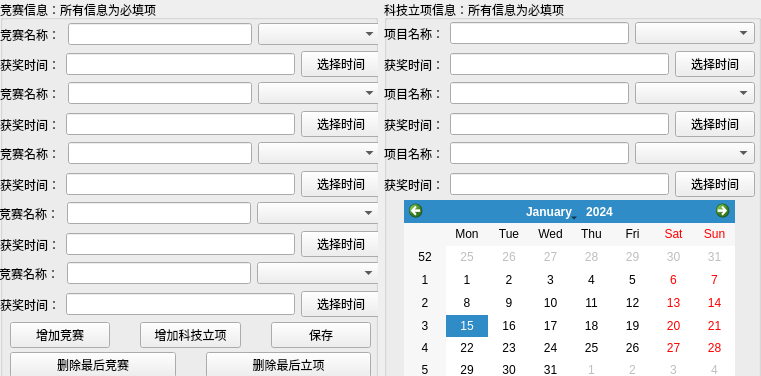
      <widget class="QWidget" name="page_4">
       <property name="geometry">
        <rect>
         <x>0</x>
         <y>0</y>
         <width>761</width>
         <height>376</height>
        </rect>
       </property>
       <attribute name="label">
        <string>学科竞赛</string>
       </attribute>
       <widget class="QWidget" name="layoutWidget">
        <property name="geometry">
         <rect>
          <x>0</x>
          <y>0</y>
          <width>761</width>
          <height>391</height>
         </rect>
        </property>
        <layout class="QHBoxLayout" name="horizontalLayout_24">
         <item>
          <widget class="QGroupBox" name="groupBox_2">
           <property name="title">
            <string>竞赛信息：所有信息为必填项</string>
           </property>
           <widget class="QWidget" name="layoutWidget">
            <property name="geometry">
             <rect>
              <x>0</x>
              <y>140</y>
              <width>381</width>
              <height>27</height>
             </rect>
            </property>
            <layout class="QHBoxLayout" name="horizontalLayout_4" stretch="1,3,2">
             <item>
              <widget class="QLabel" name="label_4">
               <property name="text">
                <string>竞赛名称：</string>
               </property>
              </widget>
             </item>
             <item>
              <widget class="QLineEdit" name="lineEdit_3"/>
             </item>
             <item>
              <widget class="QComboBox" name="comboBox_7"/>
             </item>
            </layout>
           </widget>
           <widget class="QWidget" name="layoutWidget">
            <property name="geometry">
             <rect>
              <x>0</x>
              <y>20</y>
              <width>381</width>
              <height>29</height>
             </rect>
            </property>
            <layout class="QHBoxLayout" name="horizontalLayout_2" stretch="1,3,2">
             <item>
              <widget class="QLabel" name="label_2">
               <property name="text">
                <string>竞赛名称：</string>
               </property>
              </widget>
             </item>
             <item>
              <widget class="QLineEdit" name="lineEdit"/>
             </item>
             <item>
              <widget class="QComboBox" name="comboBox_5"/>
             </item>
            </layout>
           </widget>
           <widget class="QWidget" name="layoutWidget">
            <property name="geometry">
             <rect>
              <x>0</x>
              <y>80</y>
              <width>381</width>
              <height>27</height>
             </rect>
            </property>
            <layout class="QHBoxLayout" name="horizontalLayout_3" stretch="1,3,2">
             <item>
              <widget class="QLabel" name="label_3">
               <property name="text">
                <string>竞赛名称：</string>
               </property>
              </widget>
             </item>
             <item>
              <widget class="QLineEdit" name="lineEdit_2"/>
             </item>
             <item>
              <widget class="QComboBox" name="comboBox_6"/>
             </item>
            </layout>
           </widget>
           <widget class="QWidget" name="layoutWidget">
            <property name="geometry">
             <rect>
              <x>-1</x>
              <y>260</y>
              <width>381</width>
              <height>27</height>
             </rect>
            </property>
            <layout class="QHBoxLayout" name="horizontalLayout_5" stretch="1,3,2">
             <item>
              <widget class="QLabel" name="label_9">
               <property name="text">
                <string>竞赛名称：</string>
               </property>
              </widget>
             </item>
             <item>
              <widget class="QLineEdit" name="lineEdit_8"/>
             </item>
             <item>
              <widget class="QComboBox" name="comboBox_12"/>
             </item>
            </layout>
           </widget>
           <widget class="QWidget" name="layoutWidget">
            <property name="geometry">
             <rect>
              <x>-1</x>
              <y>200</y>
              <width>381</width>
              <height>27</height>
             </rect>
            </property>
            <layout class="QHBoxLayout" name="horizontalLayout_6" stretch="1,3,2">
             <item>
              <widget class="QLabel" name="label_8">
               <property name="text">
                <string>竞赛名称：</string>
               </property>
              </widget>
             </item>
             <item>
              <widget class="QLineEdit" name="lineEdit_7"/>
             </item>
             <item>
              <widget class="QComboBox" name="comboBox_11"/>
             </item>
            </layout>
           </widget>
           <widget class="QWidget" name="layoutWidget_3">
            <property name="geometry">
             <rect>
              <x>0</x>
              <y>50</y>
              <width>381</width>
              <height>29</height>
             </rect>
            </property>
            <layout class="QHBoxLayout" name="horizontalLayout_15">
             <item>
              <widget class="QLabel" name="label_16">
               <property name="text">
                <string>获奖时间：</string>
               </property>
              </widget>
             </item>
             <item>
              <widget class="QLineEdit" name="Lxkjs1">
               <property name="readOnly">
                <bool>true</bool>
               </property>
              </widget>
             </item>
             <item>
              <widget class="QPushButton" name="Bxkjs1">
               <property name="text">
                <string>选择时间</string>
               </property>
              </widget>
             </item>
            </layout>
           </widget>
           <widget class="QWidget" name="layoutWidget_4">
            <property name="geometry">
             <rect>
              <x>0</x>
              <y>110</y>
              <width>381</width>
              <height>29</height>
             </rect>
            </property>
            <layout class="QHBoxLayout" name="horizontalLayout_16">
             <item>
              <widget class="QLabel" name="label_17">
               <property name="text">
                <string>获奖时间：</string>
               </property>
              </widget>
             </item>
             <item>
              <widget class="QLineEdit" name="Lxkjs2">
               <property name="readOnly">
                <bool>true</bool>
               </property>
              </widget>
             </item>
             <item>
              <widget class="QPushButton" name="Bxkjs2">
               <property name="text">
                <string>选择时间</string>
               </property>
              </widget>
             </item>
            </layout>
           </widget>
           <widget class="QWidget" name="layoutWidget_5">
            <property name="geometry">
             <rect>
              <x>0</x>
              <y>170</y>
              <width>381</width>
              <height>29</height>
             </rect>
            </property>
            <layout class="QHBoxLayout" name="horizontalLayout_17">
             <item>
              <widget class="QLabel" name="label_18">
               <property name="text">
                <string>获奖时间：</string>
               </property>
              </widget>
             </item>
             <item>
              <widget class="QLineEdit" name="Lxkjs3">
               <property name="readOnly">
                <bool>true</bool>
               </property>
              </widget>
             </item>
             <item>
              <widget class="QPushButton" name="Bxkjs3">
               <property name="text">
                <string>选择时间</string>
               </property>
              </widget>
             </item>
            </layout>
           </widget>
           <widget class="QWidget" name="layoutWidget_6">
            <property name="geometry">
             <rect>
              <x>0</x>
              <y>230</y>
              <width>381</width>
              <height>29</height>
             </rect>
            </property>
            <layout class="QHBoxLayout" name="horizontalLayout_18">
             <item>
              <widget class="QLabel" name="label_19">
               <property name="text">
                <string>获奖时间：</string>
               </property>
              </widget>
             </item>
             <item>
              <widget class="QLineEdit" name="Lxkjs4">
               <property name="readOnly">
                <bool>true</bool>
               </property>
              </widget>
             </item>
             <item>
              <widget class="QPushButton" name="Bxkjs4">
               <property name="text">
                <string>选择时间</string>
               </property>
              </widget>
             </item>
            </layout>
           </widget>
           <widget class="QWidget" name="layoutWidget_7">
            <property name="geometry">
             <rect>
              <x>0</x>
              <y>290</y>
              <width>381</width>
              <height>29</height>
             </rect>
            </property>
            <layout class="QHBoxLayout" name="horizontalLayout_19">
             <item>
              <widget class="QLabel" name="label_20">
               <property name="text">
                <string>获奖时间：</string>
               </property>
              </widget>
             </item>
             <item>
              <widget class="QLineEdit" name="Lxkjs5">
               <property name="readOnly">
                <bool>true</bool>
               </property>
              </widget>
             </item>
             <item>
              <widget class="QPushButton" name="Bxkjs5">
               <property name="text">
                <string>选择时间</string>
               </property>
              </widget>
             </item>
            </layout>
           </widget>
           <widget class="QWidget" name="layoutWidget">
            <property name="geometry">
             <rect>
              <x>10</x>
              <y>320</y>
              <width>361</width>
              <height>31</height>
             </rect>
            </property>
            <layout class="QHBoxLayout" name="horizontalLayout_13">
             <property name="spacing">
              <number>30</number>
             </property>
             <item>
              <widget class="QPushButton" name="add">
               <property name="text">
                <string>增加竞赛</string>
               </property>
              </widget>
             </item>
             <item>
              <widget class="QPushButton" name="add_2">
               <property name="text">
                <string>增加科技立项</string>
               </property>
              </widget>
             </item>
             <item>
              <widget class="QPushButton" name="save2">
               <property name="text">
                <string>保存</string>
               </property>
              </widget>
             </item>
            </layout>
           </widget>
           <widget class="QWidget" name="layoutWidget_10">
            <property name="geometry">
             <rect>
              <x>10</x>
              <y>350</y>
              <width>361</width>
              <height>31</height>
             </rect>
            </property>
            <layout class="QHBoxLayout" name="horizontalLayout_14">
             <property name="spacing">
              <number>30</number>
             </property>
             <item>
              <widget class="QPushButton" name="add_3">
               <property name="text">
                <string>删除最后竞赛</string>
               </property>
              </widget>
             </item>
             <item>
              <widget class="QPushButton" name="add_4">
               <property name="text">
                <string>删除最后立项</string>
               </property>
              </widget>
             </item>
            </layout>
           </widget>
           <zorder>layoutWidget</zorder>
           <zorder>layoutWidget</zorder>
           <zorder>layoutWidget</zorder>
           <zorder>layoutWidget</zorder>
           <zorder>layoutWidget</zorder>
           <zorder>layoutWidget</zorder>
           <zorder>layoutWidget_3</zorder>
           <zorder>layoutWidget_4</zorder>
           <zorder>layoutWidget_5</zorder>
           <zorder>layoutWidget_6</zorder>
           <zorder>layoutWidget_7</zorder>
           <zorder>layoutWidget_10</zorder>
          </widget>
         </item>
         <item>
          <widget class="QGroupBox" name="groupBox_3">
           <property name="title">
            <string>科技立项信息：所有信息为必填项</string>
           </property>
           <widget class="QWidget" name="layoutWidget">
            <property name="geometry">
             <rect>
              <x>0</x>
              <y>20</y>
              <width>371</width>
              <height>27</height>
             </rect>
            </property>
            <layout class="QHBoxLayout" name="horizontalLayout_8" stretch="1,3,2">
             <item>
              <widget class="QLabel" name="label_5">
               <property name="text">
                <string>项目名称：</string>
               </property>
              </widget>
             </item>
             <item>
              <widget class="QLineEdit" name="lineEdit_4"/>
             </item>
             <item>
              <widget class="QComboBox" name="comboBox_8"/>
             </item>
            </layout>
           </widget>
           <widget class="QWidget" name="layoutWidget">
            <property name="geometry">
             <rect>
              <x>0</x>
              <y>80</y>
              <width>371</width>
              <height>27</height>
             </rect>
            </property>
            <layout class="QHBoxLayout" name="horizontalLayout_9" stretch="1,3,2">
             <item>
              <widget class="QLabel" name="label_6">
               <property name="text">
                <string>项目名称：</string>
               </property>
              </widget>
             </item>
             <item>
              <widget class="QLineEdit" name="lineEdit_5"/>
             </item>
             <item>
              <widget class="QComboBox" name="comboBox_9"/>
             </item>
            </layout>
           </widget>
           <widget class="QCalendarWidget" name="tableTime">
            <property name="geometry">
             <rect>
              <x>20</x>
              <y>200</y>
              <width>331</width>
              <height>181</height>
             </rect>
            </property>
           </widget>
           <widget class="QWidget" name="layoutWidget_2">
            <property name="geometry">
             <rect>
              <x>0</x>
              <y>110</y>
              <width>371</width>
              <height>29</height>
             </rect>
            </property>
            <layout class="QHBoxLayout" name="horizontalLayout_12">
             <item>
              <widget class="QLabel" name="label_15">
               <property name="text">
                <string>获奖时间：</string>
               </property>
              </widget>
             </item>
             <item>
              <widget class="QLineEdit" name="Lkjlx2">
               <property name="readOnly">
                <bool>true</bool>
               </property>
              </widget>
             </item>
             <item>
              <widget class="QPushButton" name="Bkjlx2">
               <property name="text">
                <string>选择时间</string>
               </property>
              </widget>
             </item>
            </layout>
           </widget>
           <widget class="QWidget" name="layoutWidget_8">
            <property name="geometry">
             <rect>
              <x>0</x>
              <y>140</y>
              <width>371</width>
              <height>27</height>
             </rect>
            </property>
            <layout class="QHBoxLayout" name="horizontalLayout_20" stretch="1,3,2">
             <item>
              <widget class="QLabel" name="label_21">
               <property name="text">
                <string>项目名称：</string>
               </property>
              </widget>
             </item>
             <item>
              <widget class="QLineEdit" name="lineEdit_6"/>
             </item>
             <item>
              <widget class="QComboBox" name="comboBox_10"/>
             </item>
            </layout>
           </widget>
           <widget class="QWidget" name="layoutWidget_9">
            <property name="geometry">
             <rect>
              <x>0</x>
              <y>170</y>
              <width>371</width>
              <height>29</height>
             </rect>
            </property>
            <layout class="QHBoxLayout" name="horizontalLayout_21">
             <item>
              <widget class="QLabel" name="label_22">
               <property name="text">
                <string>获奖时间：</string>
               </property>
              </widget>
             </item>
             <item>
              <widget class="QLineEdit" name="Lkjlx3">
               <property name="readOnly">
                <bool>true</bool>
               </property>
              </widget>
             </item>
             <item>
              <widget class="QPushButton" name="Bkjlx3">
               <property name="text">
                <string>选择时间</string>
               </property>
              </widget>
             </item>
            </layout>
           </widget>
           <widget class="QWidget" name="layoutWidget">
            <property name="geometry">
             <rect>
              <x>0</x>
              <y>50</y>
              <width>371</width>
              <height>29</height>
             </rect>
            </property>
            <layout class="QHBoxLayout" name="horizontalLayout_10">
             <item>
              <widget class="QLabel" name="label_7">
               <property name="text">
                <string>获奖时间：</string>
               </property>
              </widget>
             </item>
             <item>
              <widget class="QLineEdit" name="Lkjlx1">
               <property name="readOnly">
                <bool>true</bool>
               </property>
              </widget>
             </item>
             <item>
              <widget class="QPushButton" name="Bkjlx1">
               <property name="text">
                <string>选择时间</string>
               </property>
              </widget>
             </item>
            </layout>
           </widget>
          </widget>
         </item>
        </layout>
       </widget>
      </widget>
